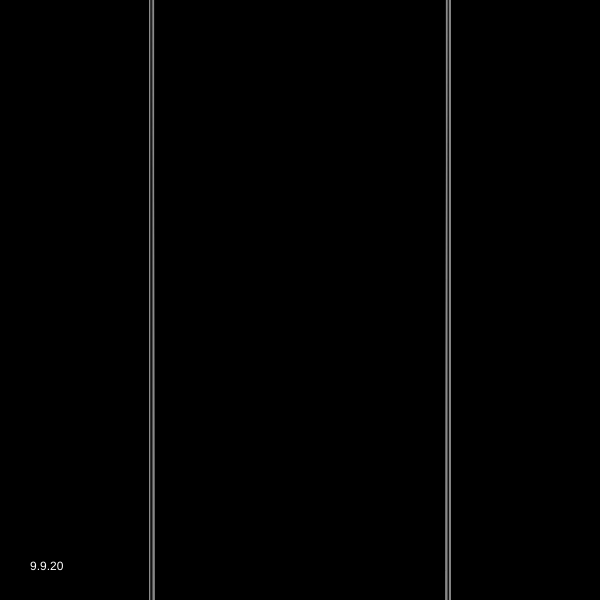
Frame 1 (no input)
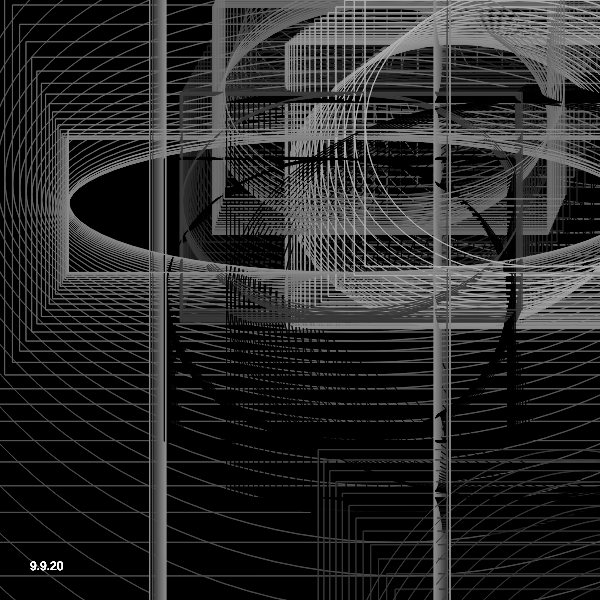
Frame 60 (no input)
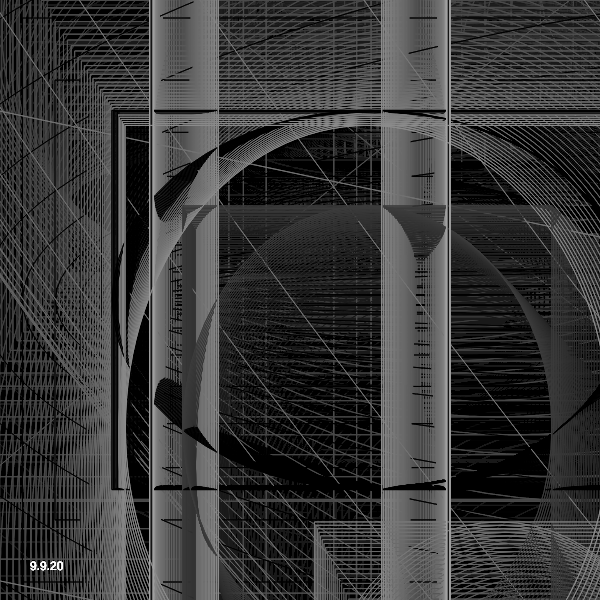
Frame 120 (the mouse pressed at the canvas centre since frame 60)

The p5.js sketch that drew these frames (run headless with seeded random() and noise() and a simulated clock; from frame 60 on, the mouse is pressed at the canvas centre):

// p5.js sketch
// ── sketch.js
var globe;
var total = 20;
var offset =2;
var angle =0;

var m=0;
var mchange=0;

var a = 2;
var b = 1;

function setup(){
  createCanvas(600,600)
  globe = new Array((total+1)*(total+1));
  background(0)
}

function supershape(theta, m, n1, n2, n3){
  var t1=abs((1/a)*cos(m*theta/4));
  t1=pow(t1,n2);
  var t2=abs((1/b)*sin(m*theta/4));
  t2=pow(t2,n3);
  var t3 =t1+t2;
  var r=pow(t3,-1/n1);
  return r;
}

function draw(){
  background(0, 5);

  m=map(sin(mchange),-2,1,0,100);
  mchange+=0.0005;

  var r=100;

  for(var i=0;i<total+1;i++){
    globe[i] =[];
    var lat =map(i,0,total,-HALF_PI,HALF_PI);
    var r2 = supershape(lat,m,0.2,1.7,1.7);

    for(var j=0;j<total+1;j++){
      var lon = map(j,0,total,-PI,PI);
      var r1=supershape(lon,m,0.1,2.7,2.7);

      var x = r*r1*sin(lon)*r2*sin(lon);
      var y = r*r1*cos(lon)*r2*cos(lat);

      var index=i+j*(total+1);
      globe[index] = createVector(x,y);
    }
  }

  offset+=5;
  // noStroke();

  for(var i=0;i<total;i+=2){
    for(var j=0;j<total+1;j+=2){
      var index1=i+j*(total+1);
      var v1 = globe[index1];
      var index2=(i+1)+j*(total+1);
      var v2 = globe[index2];
      stroke(map(i,0,total,0,200));
      noFill();
      rectMode(CENTER)
      rect(v1.x + width/2,v1.y + height/2,v2.x + width/2,v2.y + height/2);
      ellipse(v1.x + width/2,v1.y + height/2,v2.x + width/2,v2.y + height/2);
    }
  }
  angle+=0.3;

  fill(255);
  noStroke();
  text("9.9.20", 30, height-30);
}
